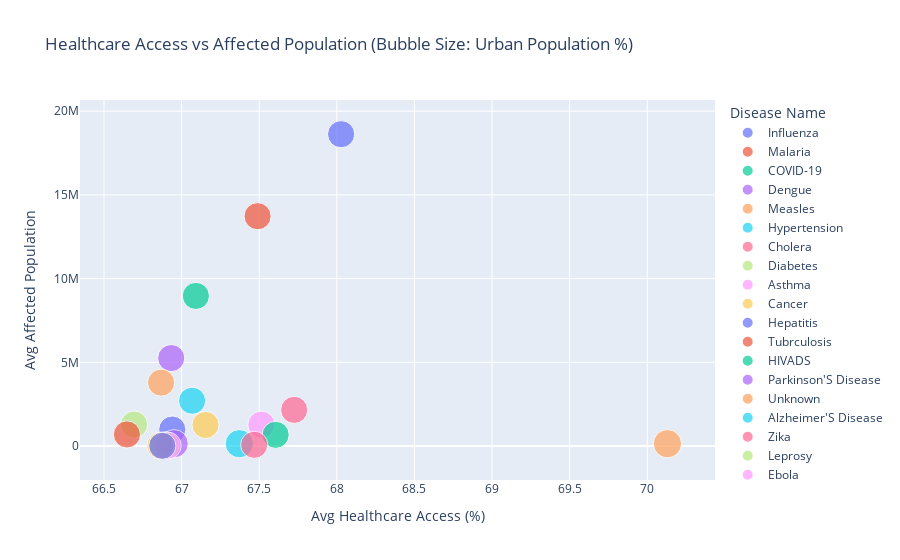

Notebook source saved alongside this figure:
### Code cell
q6_disease_rank.columns = q6_disease_rank.columns.str.strip()

import plotly.express as px

fig = px.scatter(
    q6_disease_rank,
    x='Avg_Healthcare_Access',
    y='Avg_Affected_Population',
    size='Avg_Urban_Pct',
    color='Disease Name',
    title='Healthcare Access vs Affected Population (Bubble Size: Urban Population %)',
    labels={
        'Avg_Healthcare_Access': 'Avg Healthcare Access (%)',
        'Avg_Affected_Population': 'Avg Affected Population',
        'Avg_Urban_Pct': 'Avg Urban Population (%)'
    },
    hover_data=['Disease Name', 'Avg_Rural_Pct']
)

fig.show()
# Uncomment to show chart
#fig.show("png")

### Figure 1 — Plotly figure (JSON) as saved in the notebook; plotly's stock layout.template omitted (floating-point values rounded to 4 significant figures)
{"data": [{"customdata": [["Influenza", 28.1]], "hovertemplate": "Disease Name=%{customdata[0]}<br>Avg Healthcare Access (%)=%{x}<br>Avg Affected Population=%{y}<br>Avg Urban Population (%)=%{marker.size}<br>Avg_Rural_Pct=%{customdata[1]}<extra></extra>", "legendgroup": "Influenza", "marker": {"color": "#636efa", "size": [71.98], "sizemode": "area", "sizeref": 0.195, "symbol": "circle"}, "mode": "markers", "name": "Influenza", "orientation": "v", "showlegend": true, "type": "scatter", "x": [68.03], "xaxis": "x", "y": [18620000.0], "yaxis": "y"}, {"customdata": [["Malaria", 28.1]], "hovertemplate": "Disease Name=%{customdata[0]}<br>Avg Healthcare Access (%)=%{x}<br>Avg Affected Population=%{y}<br>Avg Urban Population (%)=%{marker.size}<br>Avg_Rural_Pct=%{customdata[1]}<extra></extra>", "legendgroup": "Malaria", "marker": {"color": "#EF553B", "size": [71.98], "sizemode": "area", "sizeref": 0.195, "symbol": "circle"}, "mode": "markers", "name": "Malaria", "orientation": "v", "showlegend": true, "type": "scatter", "x": [67.49], "xaxis": "x", "y": [13730000.0], "yaxis": "y"}, {"customdata": [["COVID-19", 28.1]], "hovertemplate": "Disease Name=%{customdata[0]}<br>Avg Healthcare Access (%)=%{x}<br>Avg Affected Population=%{y}<br>Avg Urban Population (%)=%{marker.size}<br>Avg_Rural_Pct=%{customdata[1]}<extra></extra>", "legendgroup": "COVID-19", "marker": {"color": "#00cc96", "size": [71.98], "sizemode": "area", "sizeref": 0.195, "symbol": "circle"}, "mode": "markers", "name": "COVID-19", "orientation": "v", "showlegend": true, "type": "scatter", "x": [67.09], "xaxis": "x", "y": [8966000.0], "yaxis": "y"}, {"customdata": [["Dengue", 28.13]], "hovertemplate": "Disease Name=%{customdata[0]}<br>Avg Healthcare Access (%)=%{x}<br>Avg Affected Population=%{y}<br>Avg Urban Population (%)=%{marker.size}<br>Avg_Rural_Pct=%{customdata[1]}<extra></extra>", "legendgroup": "Dengue", "marker": {"color": "#ab63fa", "size": [71.95], "sizemode": "area", "sizeref": 0.195, "symbol": "circle"}, "mode": "markers", "name": "Dengue", "orientation": "v", "showlegend": true, "type": "scatter", "x": [66.93], "xaxis": "x", "y": [5256000.0], "yaxis": "y"}, {"customdata": [["Measles", 28.1]], "hovertemplate": "Disease Name=%{customdata[0]}<br>Avg Healthcare Access (%)=%{x}<br>Avg Affected Population=%{y}<br>Avg Urban Population (%)=%{marker.size}<br>Avg_Rural_Pct=%{customdata[1]}<extra></extra>", "legendgroup": "Measles", "marker": {"color": "#FFA15A", "size": [71.98], "sizemode": "area", "sizeref": 0.195, "symbol": "circle"}, "mode": "markers", "name": "Measles", "orientation": "v", "showlegend": true, "type": "scatter", "x": [66.87], "xaxis": "x", "y": [3789000.0], "yaxis": "y"}, {"customdata": [["Hypertension", 28.1]], "hovertemplate": "Disease Name=%{customdata[0]}<br>Avg Healthcare Access (%)=%{x}<br>Avg Affected Population=%{y}<br>Avg Urban Population (%)=%{marker.size}<br>Avg_Rural_Pct=%{customdata[1]}<extra></extra>", "legendgroup": "Hypertension", "marker": {"color": "#19d3f3", "size": [71.98], "sizemode": "area", "sizeref": 0.195, "symbol": "circle"}, "mode": "markers", "name": "Hypertension", "orientation": "v", "showlegend": true, "type": "scatter", "x": [67.07], "xaxis": "x", "y": [2708000.0], "yaxis": "y"}, {"customdata": [["Cholera", 28.09]], "hovertemplate": "Disease Name=%{customdata[0]}<br>Avg Healthcare Access (%)=%{x}<br>Avg Affected Population=%{y}<br>Avg Urban Population (%)=%{marker.size}<br>Avg_Rural_Pct=%{customdata[1]}<extra></extra>", "legendgroup": "Cholera", "marker": {"color": "#FF6692", "size": [71.99], "sizemode": "area", "sizeref": 0.195, "symbol": "circle"}, "mode": "markers", "name": "Cholera", "orientation": "v", "showlegend": true, "type": "scatter", "x": [67.73], "xaxis": "x", "y": [2162000.0], "yaxis": "y"}, {"customdata": [["Diabetes", 28.1]], "hovertemplate": "Disease Name=%{customdata[0]}<br>Avg Healthcare Access (%)=%{x}<br>Avg Affected Population=%{y}<br>Avg Urban Population (%)=%{marker.size}<br>Avg_Rural_Pct=%{customdata[1]}<extra></extra>", "legendgroup": "Diabetes", "marker": {"color": "#B6E880", "size": [71.98], "sizemode": "area", "sizeref": 0.195, "symbol": "circle"}, "mode": "markers", "name": "Diabetes", "orientation": "v", "showlegend": true, "type": "scatter", "x": [66.69], "xaxis": "x", "y": [1287000.0], "yaxis": "y"}, {"customdata": [["Asthma", 28.1]], "hovertemplate": "Disease Name=%{customdata[0]}<br>Avg Healthcare Access (%)=%{x}<br>Avg Affected Population=%{y}<br>Avg Urban Population (%)=%{marker.size}<br>Avg_Rural_Pct=%{customdata[1]}<extra></extra>", "legendgroup": "Asthma", "marker": {"color": "#FF97FF", "size": [71.98], "sizemode": "area", "sizeref": 0.195, "symbol": "circle"}, "mode": "markers", "name": "Asthma", "orientation": "v", "showlegend": true, "type": "scatter", "x": [67.51], "xaxis": "x", "y": [1277000.0], "yaxis": "y"}, {"customdata": [["Cancer", 28.1]], "hovertemplate": "Disease Name=%{customdata[0]}<br>Avg Healthcare Access (%)=%{x}<br>Avg Affected Population=%{y}<br>Avg Urban Population (%)=%{marker.size}<br>Avg_Rural_Pct=%{customdata[1]}<extra></extra>", "legendgroup": "Cancer", "marker": {"color": "#FECB52", "size": [71.98], "sizemode": "area", "sizeref": 0.195, "symbol": "circle"}, "mode": "markers", "name": "Cancer", "orientation": "v", "showlegend": true, "type": "scatter", "x": [67.15], "xaxis": "x", "y": [1260000.0], "yaxis": "y"}, {"customdata": [["Hepatitis", 28.1]], "hovertemplate": "Disease Name=%{customdata[0]}<br>Avg Healthcare Access (%)=%{x}<br>Avg Affected Population=%{y}<br>Avg Urban Population (%)=%{marker.size}<br>Avg_Rural_Pct=%{customdata[1]}<extra></extra>", "legendgroup": "Hepatitis", "marker": {"color": "#636efa", "size": [71.98], "sizemode": "area", "sizeref": 0.195, "symbol": "circle"}, "mode": "markers", "name": "Hepatitis", "orientation": "v", "showlegend": true, "type": "scatter", "x": [66.94], "xaxis": "x", "y": [986700.0], "yaxis": "y"}, {"customdata": [["Tubrculosis", 28.1]], "hovertemplate": "Disease Name=%{customdata[0]}<br>Avg Healthcare Access (%)=%{x}<br>Avg Affected Population=%{y}<br>Avg Urban Population (%)=%{marker.size}<br>Avg_Rural_Pct=%{customdata[1]}<extra></extra>", "legendgroup": "Tubrculosis", "marker": {"color": "#EF553B", "size": [71.98], "sizemode": "area", "sizeref": 0.195, "symbol": "circle"}, "mode": "markers", "name": "Tubrculosis", "orientation": "v", "showlegend": true, "type": "scatter", "x": [66.65], "xaxis": "x", "y": [695000.0], "yaxis": "y"}, {"customdata": [["HIVADS", 28.1]], "hovertemplate": "Disease Name=%{customdata[0]}<br>Avg Healthcare Access (%)=%{x}<br>Avg Affected Population=%{y}<br>Avg Urban Population (%)=%{marker.size}<br>Avg_Rural_Pct=%{customdata[1]}<extra></extra>", "legendgroup": "HIVADS", "marker": {"color": "#00cc96", "size": [71.98], "sizemode": "area", "sizeref": 0.195, "symbol": "circle"}, "mode": "markers", "name": "HIVADS", "orientation": "v", "showlegend": true, "type": "scatter", "x": [67.61], "xaxis": "x", "y": [671500.0], "yaxis": "y"}, {"customdata": [["Parkinson'S Disease", 22]], "hovertemplate": "Disease Name=%{customdata[0]}<br>Avg Healthcare Access (%)=%{x}<br>Avg Affected Population=%{y}<br>Avg Urban Population (%)=%{marker.size}<br>Avg_Rural_Pct=%{customdata[1]}<extra></extra>", "legendgroup": "Parkinson'S Disease", "marker": {"color": "#ab63fa", "size": [78], "sizemode": "area", "sizeref": 0.195, "symbol": "circle"}, "mode": "markers", "name": "Parkinson'S Disease", "orientation": "v", "showlegend": true, "type": "scatter", "x": [66.95], "xaxis": "x", "y": [141744], "yaxis": "y"}, {"customdata": [["Unknown", 22]], "hovertemplate": "Disease Name=%{customdata[0]}<br>Avg Healthcare Access (%)=%{x}<br>Avg Affected Population=%{y}<br>Avg Urban Population (%)=%{marker.size}<br>Avg_Rural_Pct=%{customdata[1]}<extra></extra>", "legendgroup": "Unknown", "marker": {"color": "#FFA15A", "size": [78], "sizemode": "area", "sizeref": 0.195, "symbol": "circle"}, "mode": "markers", "name": "Unknown", "orientation": "v", "showlegend": true, "type": "scatter", "x": [70.13], "xaxis": "x", "y": [141744], "yaxis": "y"}, {"customdata": [["Alzheimer'S Disease", 22]], "hovertemplate": "Disease Name=%{customdata[0]}<br>Avg Healthcare Access (%)=%{x}<br>Avg Affected Population=%{y}<br>Avg Urban Population (%)=%{marker.size}<br>Avg_Rural_Pct=%{customdata[1]}<extra></extra>", "legendgroup": "Alzheimer'S Disease", "marker": {"color": "#19d3f3", "size": [78], "sizemode": "area", "sizeref": 0.195, "symbol": "circle"}, "mode": "markers", "name": "Alzheimer'S Disease", "orientation": "v", "showlegend": true, "type": "scatter", "x": [67.37], "xaxis": "x", "y": [141744], "yaxis": "y"}, {"customdata": [["Zika", 28.1]], "hovertemplate": "Disease Name=%{customdata[0]}<br>Avg Healthcare Access (%)=%{x}<br>Avg Affected Population=%{y}<br>Avg Urban Population (%)=%{marker.size}<br>Avg_Rural_Pct=%{customdata[1]}<extra></extra>", "legendgroup": "Zika", "marker": {"color": "#FF6692", "size": [71.98], "sizemode": "area", "sizeref": 0.195, "symbol": "circle"}, "mode": "markers", "name": "Zika", "orientation": "v", "showlegend": true, "type": "scatter", "x": [67.47], "xaxis": "x", "y": [75310.0], "yaxis": "y"}, {"customdata": [["Leprosy", 28.1]], "hovertemplate": "Disease Name=%{customdata[0]}<br>Avg Healthcare Access (%)=%{x}<br>Avg Affected Population=%{y}<br>Avg Urban Population (%)=%{marker.size}<br>Avg_Rural_Pct=%{customdata[1]}<extra></extra>", "legendgroup": "Leprosy", "marker": {"color": "#B6E880", "size": [71.98], "sizemode": "area", "sizeref": 0.195, "symbol": "circle"}, "mode": "markers", "name": "Leprosy", "orientation": "v", "showlegend": true, "type": "scatter", "x": [66.9], "xaxis": "x", "y": [50210.0], "yaxis": "y"}, {"customdata": [["Ebola", 28.1]], "hovertemplate": "Disease Name=%{customdata[0]}<br>Avg Healthcare Access (%)=%{x}<br>Avg Affected Population=%{y}<br>Avg Urban Population (%)=%{marker.size}<br>Avg_Rural_Pct=%{customdata[1]}<extra></extra>", "legendgroup": "Ebola", "marker": {"color": "#FF97FF", "size": [71.98], "sizemode": "area", "sizeref": 0.195, "symbol": "circle"}, "mode": "markers", "name": "Ebola", "orientation": "v", "showlegend": true, "type": "scatter", "x": [66.91], "xaxis": "x", "y": [30710.0], "yaxis": "y"}, {"customdata": [["Polio", 28.1]], "hovertemplate": "Disease Name=%{customdata[0]}<br>Avg Healthcare Access (%)=%{x}<br>Avg Affected Population=%{y}<br>Avg Urban Population (%)=%{marker.size}<br>Avg_Rural_Pct=%{customdata[1]}<extra></extra>", "legendgroup": "Polio", "marker": {"color": "#FECB52", "size": [71.98], "sizemode": "area", "sizeref": 0.195, "symbol": "circle"}, "mode": "markers", "name": "Polio", "orientation": "v", "showlegend": true, "type": "scatter", "x": [66.86], "xaxis": "x", "y": [23680.0], "yaxis": "y"}, {"customdata": [["Rabies", 28.1]], "hovertemplate": "Disease Name=%{customdata[0]}<br>Avg Healthcare Access (%)=%{x}<br>Avg Affected Population=%{y}<br>Avg Urban Population (%)=%{marker.size}<br>Avg_Rural_Pct=%{customdata[1]}<extra></extra>", "legendgroup": "Rabies", "marker": {"color": "#636efa", "size": [71.98], "sizemode": "area", "sizeref": 0.195, "symbol": "circle"}, "mode": "markers", "name": "Rabies", "orientation": "v", "showlegend": true, "type": "scatter", "x": [66.88], "xaxis": "x", "y": [15780.0], "yaxis": "y"}], "layout": {"legend": {"itemsizing": "constant", "title": {"text": "Disease Name"}, "tracegroupgap": 0}, "title": {"text": "Healthcare Access vs Affected Population (Bubble Size: Urban Population %)"}, "xaxis": {"anchor": "y", "domain": [0, 1], "title": {"text": "Avg Healthcare Access (%)"}}, "yaxis": {"anchor": "x", "domain": [0, 1], "title": {"text": "Avg Affected Population"}}}}
